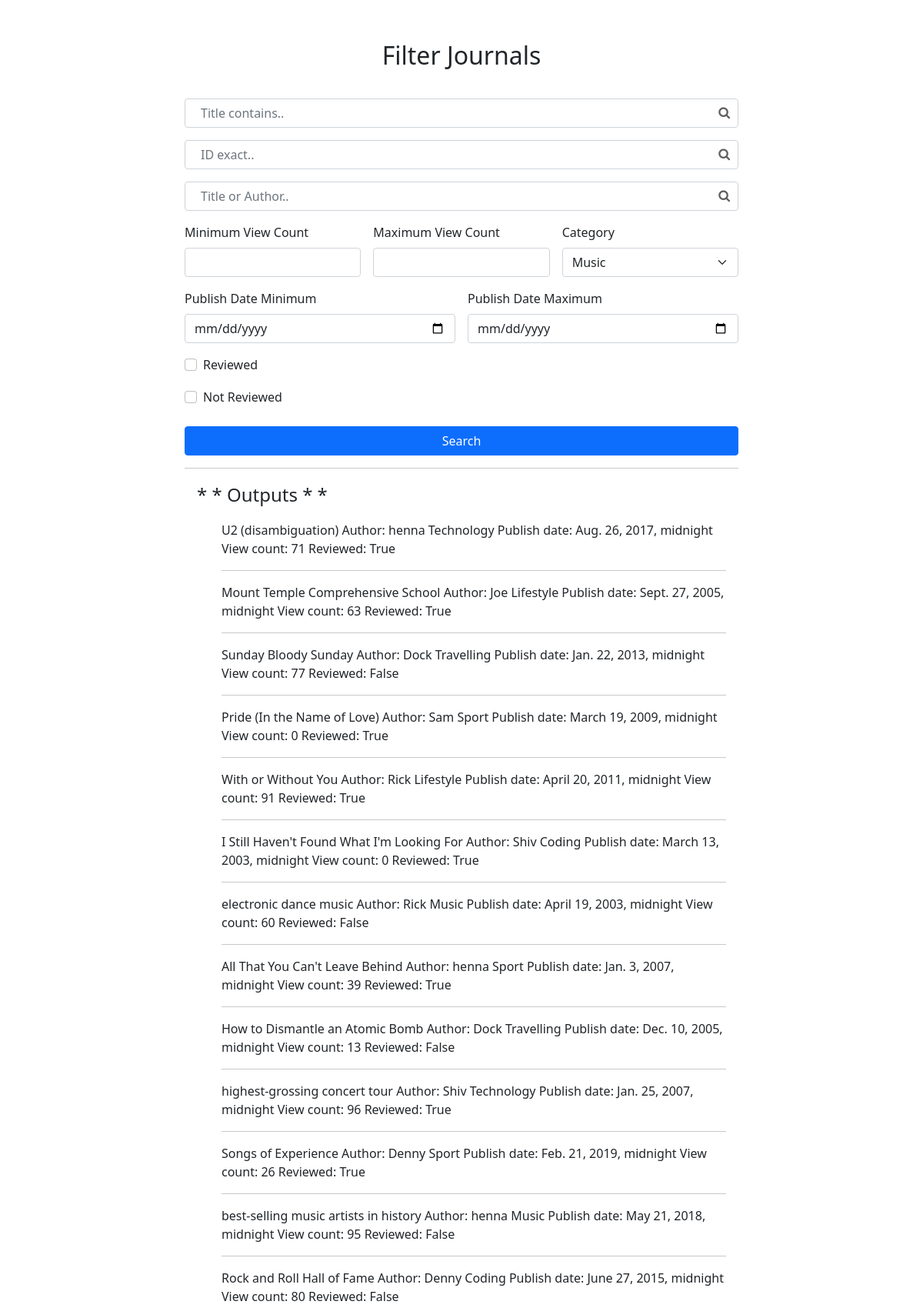
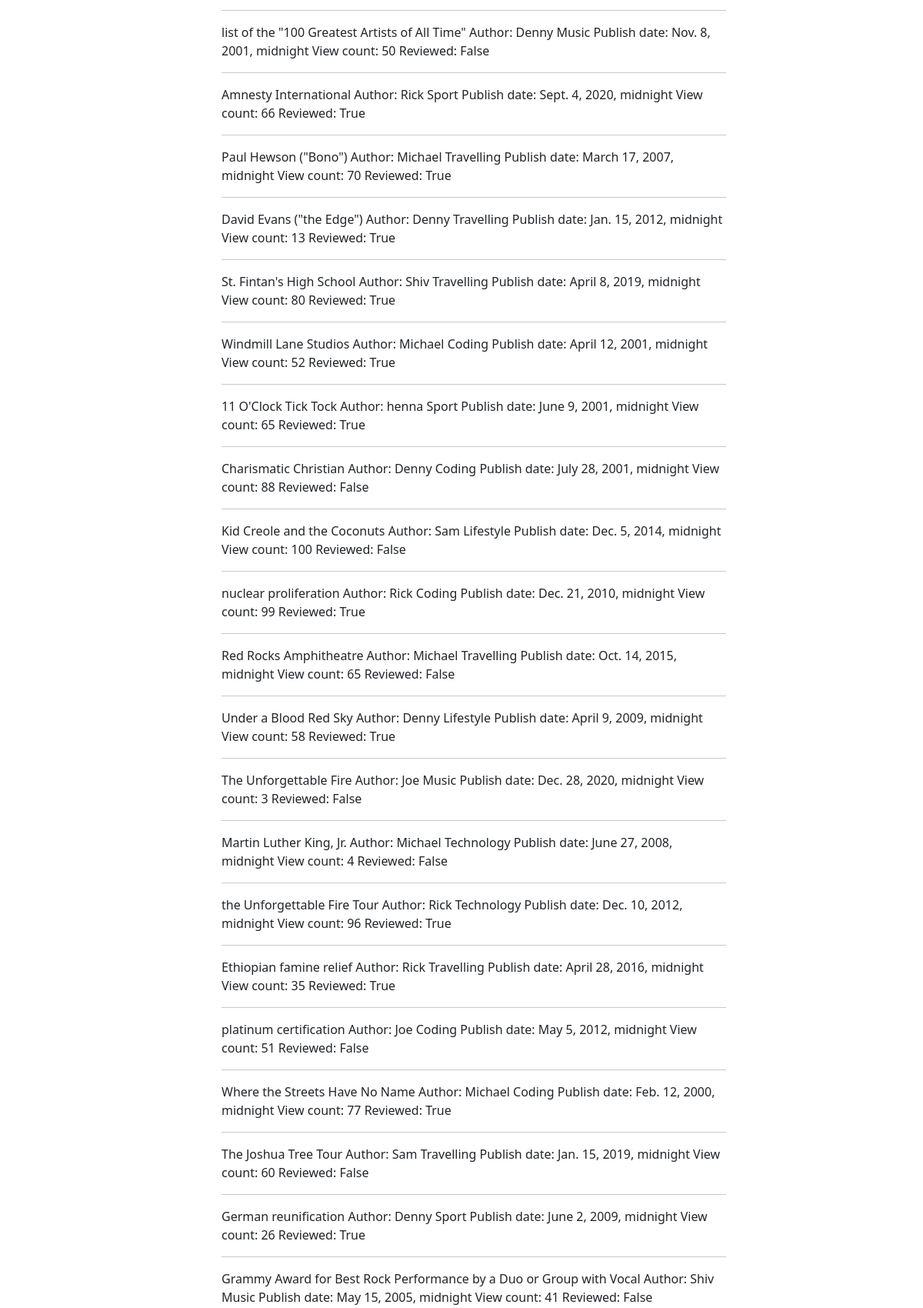
/home/ (upper part), run on the app's committed database (2 pictures, top to bottom).
### app_journal/models.py (models this page shows, shortened)
class Journal(models.Model):
    title = models.CharField(max_length=120)
    author = models.ForeignKey(Author, on_delete=models.CASCADE)
    categories = models.ManyToManyField(Category)
    publish_date = models.DateTimeField()  # auto_now_add=True
    views = models.IntegerField(default=0)
    reviewed = models.BooleanField(default=False)

class Author(models.Model):
    name = models.CharField(max_length=30)

class Category(models.Model):
    name = models.CharField(max_length=20)
    def __str__(self):
        return self.name

### app_journal/views.py (the view)
# urls.py: path('', views.BootstrapFilterView, name='filter'),
def BootstrapFilterView(request):
    qs = Journal.objects.all()
    categories = Category.objects.all()
    title_contains_query = request.GET.get('title_contains')
    id_exact_query = request.GET.get('id_exact')
    title_or_author_query = request.GET.get('title_or_author')
    view_count_min = request.GET.get('view_count_min')
    view_count_max = request.GET.get('view_count_max')
    date_min = request.GET.get('date_min')
    date_max = request.GET.get('date_max')
    category = request.GET.get('category')
    reviewed = request.GET.get('reviewed')
    not_reviewed = request.GET.get('notReviewed')
    if is_valid_query_param(title_contains_query):
        qs = qs.filter(title__icontains=title_contains_query)
    elif is_valid_query_param(id_exact_query):
        qs = qs.filter(id=id_exact_query)
    elif is_valid_query_param(title_or_author_query):
        qs = qs.filter(Q(title__icontains=title_or_author_query) |
                       Q(author__name__icontains=title_or_author_query)).distinct()
    if is_valid_query_param(view_count_min):
        qs = qs.filter(views__gte=view_count_min)
    if is_valid_query_param(view_count_max):
        qs = qs.filter(views__lte=view_count_max)
    if is_valid_query_param(date_min):
        qs = qs.filter(publish_date__gte=date_min)
    if is_valid_query_param(date_max):
        qs = qs.filter(publish_date__lte=date_max)
    if is_valid_query_param(category) and category != 'choose..':
        qs = qs.filter(categories__name=category)
    if reviewed == 'on':
        qs = qs.filter(reviewed=True)
    elif not_reviewed == 'on':
        qs = qs.filter(reviewed=False)
    context = {
        'queryset': qs,
        'categories': categories
    }
    return render(request, "bootstrap_form.html", context)

### app_journal/views.py (called while the page is built)
def is_valid_query_param(param):
    return param != '' and param is not None

### templates/bootstrap_form.html (shortened to what this page needs)
{% load static %}
<!doctype html>
<html lang="en">
<head>
    <link rel="stylesheet" type="text/css" href="{% static 'style.css' %}">
    <link rel="stylesheet" href="https://cdnjs.cloudflare.com/ajax/libs/font-awesome/4.7.0/css/font-awesome.min.css">
    <link href="https://cdn.jsdelivr.net/npm/bootstrap@5.0.0-beta3/dist/css/bootstrap.min.css" rel="stylesheet"
>
</head>
<body>
    <div class="col-lg-8 mx-auto p-3 py-md-5">
        <header class="d-flex justify-content-center pb-2">
            <a href="/" class="d-flex align-items-center text-dark text-decoration-none">
                <span class="fs-2">Filter Journals</span>
            </a>
        </header>
        <div class="hello p-4">
            <form method='GET' action="." class="row g-3">
                <div class="col-12">
                    <div class="inputWithIcon">
                        <input type="text" class="form-control  " placeholder="Title contains.." name="title_contains">
                        <i class="fa fa-search" aria-hidden="true"></i>
                    </div>
                </div>
                <div class="col-12  ">
                    <div class="inputWithIcon">
                        <input type="text" class="form-control  " placeholder="ID exact.." name="id_exact">
                        <i class="fa fa-search" aria-hidden="true"></i>
                    </div>
                </div>
                <div class="col-12  ">
                    <div class="inputWithIcon">
                        <input type="text" class="form-control  " placeholder="Title or Author.."
                            name="title_or_author">
                        <i class="fa fa-search" aria-hidden="true"></i>
                    </div>
                </div>
                <div class="col-md-4">
                    <label for="viewCountMin" class="form-label">Minimum View Count</label>
                    <input type="number" min=0 class="form-control" name="view_count_min">
                </div>
                <div class="col-md-4">
                    <label for="viewCountMax" class="form-label">Maximum View Count</label>
                    <input type="number" min=0 class="form-control" name="view_count_max">
                </div>
                <div class="col-md-4">
                    <label for="category" class="form-label">Category</label>
                    <select id="category" class="form-select" name="category">
                        {% for cat in categories %}
                        <option value="{{ cat }}">{{ cat }}</option>
                        {% endfor %}
                    </select>
                </div>
                <div class="col-md-6">
                    <label for="publishDateMin" class="form-label">Publish Date Minimum</label>
                    <input type="date" class="form-control" name="date_min">
                </div>
                <div class="col-md-6">
                    <label for="publishDateMax" class="form-label">Publish Date Maximum</label>
                    <input type="date" class="form-control" name="date_max">
                </div>
                <div class="col-12">
                    <div class="form-check">
                        <input class="form-check-input" type="checkbox" id="reviewed" name="reviewed">
                        <label class="form-check-label" for="reviewed">
                            Reviewed
                        </label>
                    </div>
                </div>
                <div class="col-12">
                    <div class="form-check">
                        <input class="form-check-input" type="checkbox" id="notReviewed" name="notReviewed">
                        <label class="form-check-label" for="reviewed">
                            Not Reviewed
                        </label>
                    </div>
                </div>
                <div class="col-12 p-2">
                    <div class="d-grid gap-2">
                        <button type="submit" class="btn btn-primary">Search</button>
                    </div>
            </form>
            <hr>
            <div class="container">
                <span class="fs-4">* * Outputs * *</span>
                <ul style="list-style-type:none !important;">
                    {% for journal in queryset %}
                    <li>
                        {{ journal.title }}
                        <span>Author: {{ journal.author.name }}</span>
                        <span>
                            {% for cat in journal.categories.all %}
                            {{ cat }}
                            {% endfor %}
                        </span>
                        <span>Publish date: {{ journal.publish_date }}</span>
                        <span>View count: {{ journal.views }}</span>
                        <span>Reviewed: {{ journal.reviewed }}</span>
                    </li>
                    <hr />
                    {% endfor %}
                </ul>
            </div>
        </div>
    </div>
</body>
</html>

### static/style.css (style rules this page uses)
body { background-color: #f8f4ff; }
.inputWithIcon input[type=text] { padding-left:20px; }
.inputWithIcon { position:relative; }
.inputWithIcon i { position:absolute; right:3px; top:1px; padding: 9px 8px; color:rgb(94, 94, 94); transition:.3s; }

### data on the page
Journal: title "U2 (disambiguation)", author.name "henna", publish_date "Aug. 26, 2017, midnight", views "71", reviewed "True"
Category: name "Technology"
Journal: title "Mount Temple Comprehensive School", author.name "Joe", publish_date "Sept. 27, 2005, midnight", views "63", reviewed "True"
Category: name "Lifestyle"
Journal: title "Sunday Bloody Sunday", author.name "Dock", publish_date "Jan. 22, 2013, midnight", views "77", reviewed "False"
Category: name "Travelling"
Journal: title "Pride (In the Name of Love)", author.name "Sam", publish_date "March 19, 2009, midnight", views "0", reviewed "True"
Category: name "Sport"
Journal: title "With or Without You", author.name "Rick", publish_date "April 20, 2011, midnight", views "91", reviewed "True"
Journal: title "I Still Haven't Found What I'm Looking For", author.name "Shiv", publish_date "March 13, 2003, midnight", views "0", reviewed "True"
Category: name "Coding"
Journal: title "electronic dance music", author.name "Rick", publish_date "April 19, 2003, midnight", views "60", reviewed "False"
Category: name "Music"
Journal: title "All That You Can't Leave Behind", author.name "henna", publish_date "Jan. 3, 2007, midnight", views "39", reviewed "True"
Journal: title "How to Dismantle an Atomic Bomb", author.name "Dock", publish_date "Dec. 10, 2005, midnight", views "13", reviewed "False"
Journal: title "highest-grossing concert tour", author.name "Shiv", publish_date "Jan. 25, 2007, midnight", views "96", reviewed "True"
Journal: title "Songs of Experience", author.name "Denny", publish_date "Feb. 21, 2019, midnight", views "26", reviewed "True"
Journal: title "best-selling music artists in history", author.name "henna", publish_date "May 21, 2018, midnight", views "95", reviewed "False"
Journal: title "Rock and Roll Hall of Fame", author.name "Denny", publish_date "June 27, 2015, midnight", views "80", reviewed "False"
Journal: title "list of the \"100 Greatest Artists of All Time\"", author.name "Denny", publish_date "Nov. 8, 2001, midnight", views "50", reviewed "False"
Journal: title "Amnesty International", author.name "Rick", publish_date "Sept. 4, 2020, midnight", views "66", reviewed "True"
Journal: title "Paul Hewson (\"Bono\")", author.name "Michael", publish_date "March 17, 2007, midnight", views "70", reviewed "True"
Journal: title "David Evans (\"the Edge\")", author.name "Denny", publish_date "Jan. 15, 2012, midnight", views "13", reviewed "True"
Journal: title "St. Fintan's High School", author.name "Shiv", publish_date "April 8, 2019, midnight", views "80", reviewed "True"
Journal: title "Windmill Lane Studios", author.name "Michael", publish_date "April 12, 2001, midnight", views "52", reviewed "True"
Journal: title "11 O'Clock Tick Tock", author.name "henna", publish_date "June 9, 2001, midnight", views "65", reviewed "True"
Journal: title "Charismatic Christian", author.name "Denny", publish_date "July 28, 2001, midnight", views "88", reviewed "False"
Journal: title "Kid Creole and the Coconuts", author.name "Sam", publish_date "Dec. 5, 2014, midnight", views "100", reviewed "False"
Journal: title "nuclear proliferation", author.name "Rick", publish_date "Dec. 21, 2010, midnight", views "99", reviewed "True"
Journal: title "Red Rocks Amphitheatre", author.name "Michael", publish_date "Oct. 14, 2015, midnight", views "65", reviewed "False"
Journal: title "Under a Blood Red Sky", author.name "Denny", publish_date "April 9, 2009, midnight", views "58", reviewed "True"
Journal: title "The Unforgettable Fire", author.name "Joe", publish_date "Dec. 28, 2020, midnight", views "3", reviewed "False"
Journal: title "Martin Luther King, Jr.", author.name "Michael", publish_date "June 27, 2008, midnight", views "4", reviewed "False"
Journal: title "the Unforgettable Fire Tour", author.name "Rick", publish_date "Dec. 10, 2012, midnight", views "96", reviewed "True"
Journal: title "Ethiopian famine relief", author.name "Rick", publish_date "April 28, 2016, midnight", views "35", reviewed "True"
Journal: title "platinum certification", author.name "Joe", publish_date "May 5, 2012, midnight", views "51", reviewed "False"
Journal: title "Where the Streets Have No Name", author.name "Michael", publish_date "Feb. 12, 2000, midnight", views "77", reviewed "True"
Journal: title "The Joshua Tree Tour", author.name "Sam", publish_date "Jan. 15, 2019, midnight", views "60", reviewed "False"
Journal: title "German reunification", author.name "Denny", publish_date "June 2, 2009, midnight", views "26", reviewed "True"
Journal: title "Grammy Award for Best Rock Performance by a Duo or Group with Vocal", author.name "Shiv", publish_date "May 15, 2005, midnight", views "41", reviewed "False"

### other printed values
form field category "Music"
